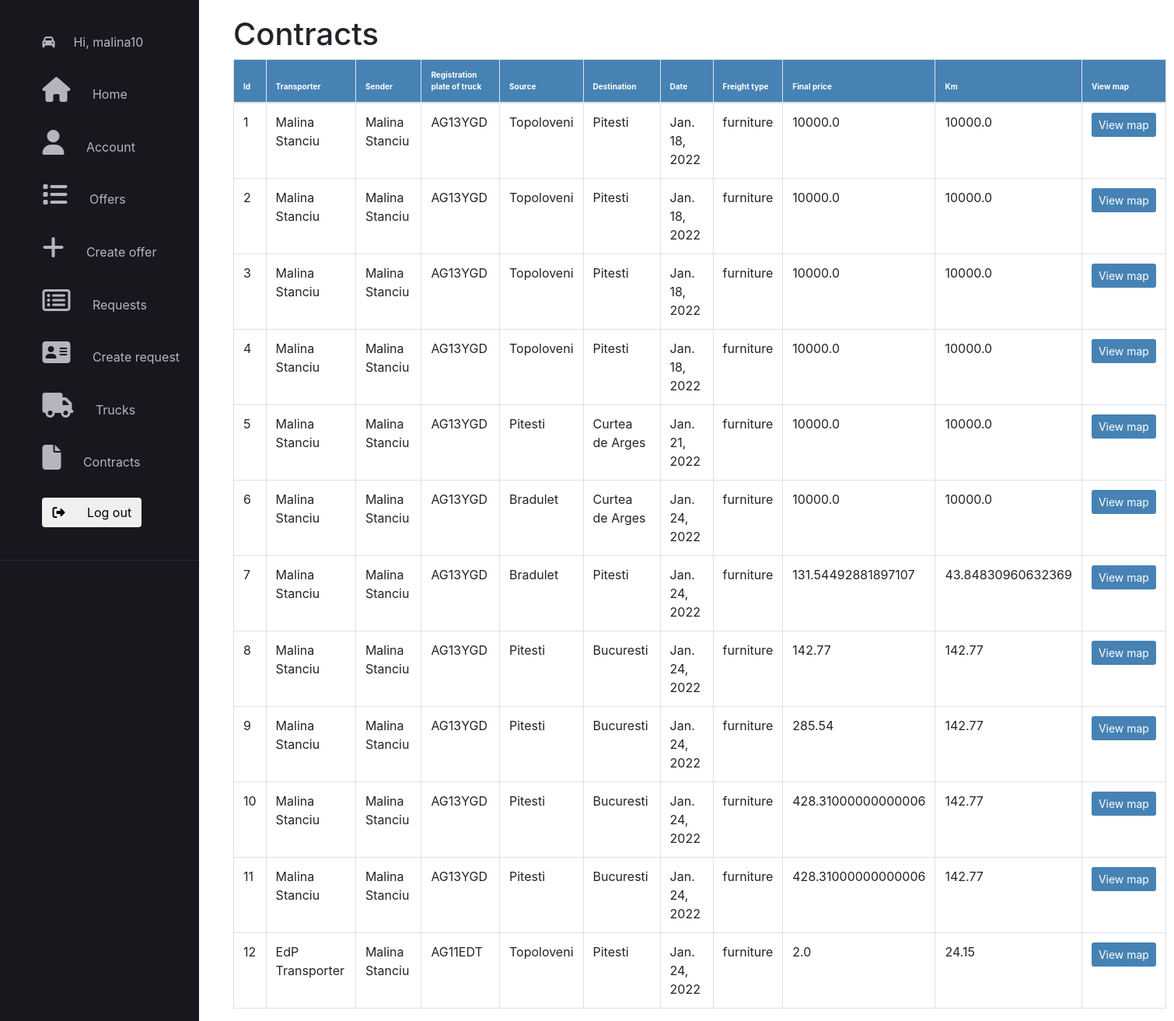
The page /contracts/ (signed in) on the database its author committed.
### application/models.py (models this page shows)
class Contract(models.Model):
    id = models.AutoField(primary_key=True)
    transporterID = models.ForeignKey(User, on_delete=models.CASCADE, related_name='transporter')
    senderID = models.ForeignKey(User, on_delete=models.CASCADE, related_name='sender')
    truckID = models.ForeignKey(Truck, on_delete=models.CASCADE)
    source = models.TextField(max_length=25)
    destination = models.TextField(max_length=25)
    date = models.DateField(auto_now_add=True)
    freight_type = models.TextField(max_length=15)
    final_price = models.FloatField()
    km = models.FloatField()

class Truck(models.Model):
    id = models.AutoField(primary_key=True)
    type = models.CharField(max_length=20)
    brand = models.CharField(max_length=20)
    registration_plate = models.CharField(max_length=15, unique=True)
    fuel = models.CharField(max_length=10)
    max_load = models.IntegerField()
    ownerId = models.ForeignKey(User, on_delete=models.CASCADE)

### application/views.py (the view)
# urls.py: path('contracts/', application_views.contracts, name='contracts'),
@login_required(login_url='login')
def contracts(request):
    context = create_context(request)
    contracts = Contract.objects.all()
    user = request.user
    context['contracts'] = contracts
    context['user'] = user
    return render(request, 'application/contracts.html', context=context)

### application/functions.py (called while the page is built)
def get_user_info(request):
    user = request.user
    user_groups = [group.name for group in user.groups.all()]
    if 'admin' in user_groups:
        user_type = 'admin'
    elif 'transportator' in user_groups:
        user_type = 'transportator'
    else:
        user_type = 'client'
    out = {'user': user,
           'user_groups': user_groups,
           'user_type': user_type
           }
    return out

def create_context(request=None, extract_user_info=True):
    if extract_user_info and not request:
        raise ValueError("request must be set if extract_user_info is True")
    out = {}
    if extract_user_info:
        out.update(get_user_info(request))
    return out

### application/templates/application/contracts.html (shortened to what this page needs)
{% extends 'application/main_layout_application.html' %}
{% load static %}
{% block content %}
    <link rel="stylesheet" href="{% static 'application/css/contracts.css' %}">
    <div style="margin-left: 300px; margin-top: 20px">
        <h1 style="">Contracts</h1>
            <div class="table-wrapper-scroll-y custom-scrollbar">
                <table class="table table-bordered">
                    <thead>
                        <tr>
                            <th>Id</th>
                            <th>Transporter</th>
                            <th>Sender</th>
                            <th>Registration plate of truck </th>
                            <th>Source</th>
                            <th>Destination</th>
                            <th>Date</th>
                            <th>Freight type</th>
                            <th>Final price</th>
                            <th>Km</th>
                            <th>View map</th>
                        </tr>
                    </thead>
                    <tbody>
                        {% for contract in contracts %}
                            {% if contract.senderID.id == user.id or contract.transporterID.id == user.id %}
                            <tr>
                                <td>{{ contract.id }}</td>
                                <td>{{ contract.transporterID.first_name }} {{ contract.transporterID.last_name }}</td>
                                <td>{{ contract.senderID.first_name }} {{ contract.senderID.last_name }}</td>
                                <td>{{ contract.truckID.registration_plate }}</td>
                                <td>{{ contract.source }}</td>
                                <td>{{ contract.destination }}</td>
                                <td>{{ contract.date }}</td>
                                <td>{{ contract.freight_type }}</td>
                                <td>{{ contract.final_price }}</td>
                                <td>{{ contract.km }}</td>
                                <td>
                                    <form action="{% url 'display_map' contract.id %}" method="POST">
                                        <button class="btn-sm btn" style="color: white; background-color: steelblue">View map</button>
                                    </form>
                                </td>
                            </tr>
                            {% endif %}
                        {% endfor %}
                    </tbody>
                </table>
            </div>
    </div>
{% endblock %}

### application/templates/application/main_layout_application.html (shortened to what this page needs)
{% extends 'main_layout.html' %}
{% load static %}
{% block import %}
    <link rel="stylesheet" href="https://stackpath.bootstrapcdn.com/bootstrap/4.1.3/css/bootstrap.min.css"
>
    <link rel="stylesheet" href="https://cdnjs.cloudflare.com/ajax/libs/font-awesome/4.7.0/css/font-awesome.min.css">
{% endblock %}
{% block page_nav %}
    <link rel="stylesheet" href="{% static 'application/css/main_layout_application.css' %}">
    <div class="side-bar">
        <ul class="features-list">
            <li class="features-item">
                <i class="fa fa-car "></i>
                <span class="features-item-text">Hi, {{ user.username }} </span>
            </li>
            <li class="features-item">
                <a href="{% url 'home' %}">
                    <i class="fa fa-home features-item-icon"></i>
                    <span class="features-item-text"> Home </span>
                </a>
            </li>
            <li class="features-item">
                <a href="{% url 'account' %}">
                    <i class="fa fa-user features-item-icon"></i>
                    <span class="features-item-text"> Account </span>
                </a>
            </li>
            {% if 'client' in user_groups %}
                <li class="features-item">
                    <a href="{% url 'offers' %}">
                        <i class="fa fa-list features-item-icon"></i>
                        <span class="features-item-text">Offers</span>
                    </a>
                </li>
            {% endif %}
            {% if 'transportator' in user_groups %}
                <li class="features-item">
                    <a href="{% url 'create_offer' %}">
                        <i class="fa fa-plus features-item-icon"></i>
                        <span class="features-item-text"> Create offer </span>
                    </a>
                </li>
            {% endif %}
            {% if 'transportator' in user_groups %}
                <li class="features-item">
                    <a href="{% url 'requests' %}">
                        <i class="fa fa-list-alt features-item-icon"></i>
                        <span class="features-item-text">Requests</span>
                    </a>
                </li>
            {% endif %}
            {% if 'client' in user_groups %}
                <li class="features-item">
                    <a href="{% url 'create_request' %}">
                        <i class="fa fa-address-card features-item-icon"></i>
                        <span class="features-item-text">Create request </span>
                    </a>
                </li>
            {% endif %}
            {% if 'admin' not in user_groups %}
                <li class="features-item">
                    <a href="{% url 'trucks' %}">
                        <i class="fa fa-truck features-item-icon"></i>
                        <span class="features-item-text"> Trucks </span>
                    </a>
                </li>
            {% endif %}
            {% if 'transportator' in user_groups or 'client' in user_groups %}
                <li class="features-item">
                    <a href="{% url 'contracts' %}">
                        <i class="fa fa-file features-item-icon"></i>
                        <span class="features-item-text"> Contracts </span>
                    </a>
                </li>
            {% endif %}
            <li class="features-item">
                <form action="{% url 'logout' %}">
                    <button class="btn">
                        <i class="fa fa-sign-out"></i>
                        <span class="features-item-text"> Log out</span>
                    </button>
                </form>
            </li>
        </ul>
    </div>
{% endblock %}
{% block page_article %}
    <div>
        {% block content %}
        {% endblock %}
    </div>
{% endblock %}

### application/static/application/css/main_layout_application.css (style rules this page uses)
:root { --white-color: #fafafb; --background-color: #17171e; --grey-color: #b5b5be; --dark-grey-color: #292932; }
.side-bar { width: 16rem; height: 100%; padding: 2.1rem 0rem; background-color: #17171e; position: fixed; transition: all 0.5s ease; top: 0; }
.features-list { padding-bottom: 1rem; border-bottom: 1px solid #292932; list-style: none; }
.features-item { display: flex; align-items: center; position: relative; padding: 0.5rem 0.9rem; margin-bottom: 1.1rem; color: var(--grey-color); cursor: pointer; transition: 0.5s ease; }
.features-item::before { transition: 0.5s ease; content: ''; position: absolute; left: -1.2rem; height: 100%; border-left: 3px solid var(--white-color); border-radius: 2px; opacity: 0; visibility: hidden; }
.features-item-icon { font-size: 2rem; }
.features-item-text { margin-left: 1.5rem; transition: opacity 0.6s ease; opacity: 1; }
a, a:hover, a:focus, a:active { text-decoration: none; color: inherit; }

### application/static/application/css/contracts.css (style rules this page uses)
.custom-scrollbar { position: relative; overflow: auto; width: 1200px; }
.table-wrapper-scroll-y { display: block; }
.table-bordered { text-align: left; }
th { background-color: steelblue; color: white; font-size: 10px; }

### rows shown on the page
Contract: id "1", transporterID.first_name "Malina", transporterID.last_name "Stanciu", senderID.first_name "Malina", senderID.last_name "Stanciu", truckID.registration_plate "AG13YGD", source "Topoloveni", destination "Pitesti", date "Jan. 18, 2022", freight_type "furniture", final_price "10000.0", km "10000.0"
Contract: id "2", transporterID.first_name "Malina", transporterID.last_name "Stanciu", senderID.first_name "Malina", senderID.last_name "Stanciu", truckID.registration_plate "AG13YGD", source "Topoloveni", destination "Pitesti", date "Jan. 18, 2022", freight_type "furniture", final_price "10000.0", km "10000.0"
Contract: id "3", transporterID.first_name "Malina", transporterID.last_name "Stanciu", senderID.first_name "Malina", senderID.last_name "Stanciu", truckID.registration_plate "AG13YGD", source "Topoloveni", destination "Pitesti", date "Jan. 18, 2022", freight_type "furniture", final_price "10000.0", km "10000.0"
Contract: id "4", transporterID.first_name "Malina", transporterID.last_name "Stanciu", senderID.first_name "Malina", senderID.last_name "Stanciu", truckID.registration_plate "AG13YGD", source "Topoloveni", destination "Pitesti", date "Jan. 18, 2022", freight_type "furniture", final_price "10000.0", km "10000.0"
Contract: id "5", transporterID.first_name "Malina", transporterID.last_name "Stanciu", senderID.first_name "Malina", senderID.last_name "Stanciu", truckID.registration_plate "AG13YGD", source "Pitesti", destination "Curtea de Arges", date "Jan. 21, 2022", freight_type "furniture", final_price "10000.0", km "10000.0"
Contract: id "6", transporterID.first_name "Malina", transporterID.last_name "Stanciu", senderID.first_name "Malina", senderID.last_name "Stanciu", truckID.registration_plate "AG13YGD", source "Bradulet", destination "Curtea de Arges", date "Jan. 24, 2022", freight_type "furniture", final_price "10000.0", km "10000.0"
Contract: id "7", transporterID.first_name "Malina", transporterID.last_name "Stanciu", senderID.first_name "Malina", senderID.last_name "Stanciu", truckID.registration_plate "AG13YGD", source "Bradulet", destination "Pitesti", date "Jan. 24, 2022", freight_type "furniture", final_price "131.54492881897107", km "43.84830960632369"
Contract: id "8", transporterID.first_name "Malina", transporterID.last_name "Stanciu", senderID.first_name "Malina", senderID.last_name "Stanciu", truckID.registration_plate "AG13YGD", source "Pitesti", destination "Bucuresti", date "Jan. 24, 2022", freight_type "furniture", final_price "142.77", km "142.77"
Contract: id "9", transporterID.first_name "Malina", transporterID.last_name "Stanciu", senderID.first_name "Malina", senderID.last_name "Stanciu", truckID.registration_plate "AG13YGD", source "Pitesti", destination "Bucuresti", date "Jan. 24, 2022", freight_type "furniture", final_price "285.54", km "142.77"
Contract: id "10", transporterID.first_name "Malina", transporterID.last_name "Stanciu", senderID.first_name "Malina", senderID.last_name "Stanciu", truckID.registration_plate "AG13YGD", source "Pitesti", destination "Bucuresti", date "Jan. 24, 2022", freight_type "furniture", final_price "428.31000000000006", km "142.77"
Contract: id "11", transporterID.first_name "Malina", transporterID.last_name "Stanciu", senderID.first_name "Malina", senderID.last_name "Stanciu", truckID.registration_plate "AG13YGD", source "Pitesti", destination "Bucuresti", date "Jan. 24, 2022", freight_type "furniture", final_price "428.31000000000006", km "142.77"
Contract: id "12", transporterID.first_name "EdP", transporterID.last_name "Transporter", senderID.first_name "Malina", senderID.last_name "Stanciu", truckID.registration_plate "AG11EDT", source "Topoloveni", destination "Pitesti", date "Jan. 24, 2022", freight_type "furniture", final_price "2.0", km "24.15"

### other values the page prints
{{ user.username }} "malina10"
